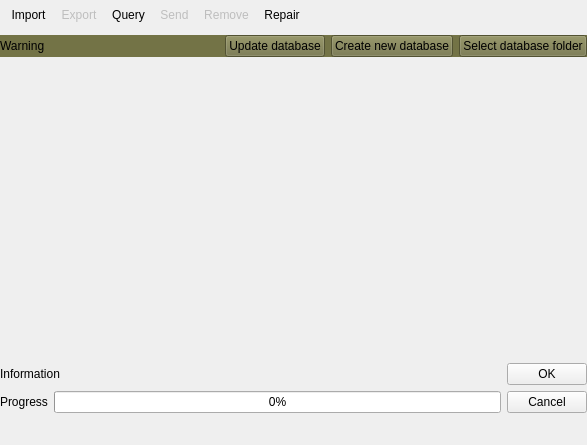
<?xml version="1.0" encoding="UTF-8"?>
<ui version="4.0">
 <class>ctkDICOMBrowser</class>
 <widget class="QWidget" name="ctkDICOMBrowser">
  <property name="geometry">
   <rect>
    <x>0</x>
    <y>0</y>
    <width>587</width>
    <height>445</height>
   </rect>
  </property>
  <property name="sizePolicy">
   <sizepolicy hsizetype="Preferred" vsizetype="Preferred">
    <horstretch>0</horstretch>
    <verstretch>0</verstretch>
   </sizepolicy>
  </property>
  <property name="windowTitle">
   <string>CTK DICOM Browser</string>
  </property>
  <layout class="QVBoxLayout" name="verticalLayout_2">
   <property name="leftMargin">
    <number>0</number>
   </property>
   <property name="topMargin">
    <number>0</number>
   </property>
   <property name="rightMargin">
    <number>0</number>
   </property>
   <property name="bottomMargin">
    <number>0</number>
   </property>
   <item>
    <widget class="QToolBar" name="ToolBar">
     <property name="windowTitle">
      <string>toolBar</string>
     </property>
     <property name="floatable">
      <bool>true</bool>
     </property>
     <addaction name="ActionImport"/>
     <addaction name="ActionExport"/>
     <addaction name="ActionQuery"/>
     <addaction name="ActionSend"/>
     <addaction name="ActionRemove"/>
     <addaction name="ActionRepair"/>
    </widget>
   </item>
   <item>
    <widget class="QFrame" name="DatabaseDirectoryProblemFrame">
     <property name="styleSheet">
      <string notr="true">background-color: rgb(115, 115, 70);</string>
     </property>
     <property name="frameShape">
      <enum>QFrame::NoFrame</enum>
     </property>
     <layout class="QHBoxLayout" name="horizontalLayout_2">
      <property name="leftMargin">
       <number>0</number>
      </property>
      <property name="topMargin">
       <number>0</number>
      </property>
      <property name="rightMargin">
       <number>0</number>
      </property>
      <property name="bottomMargin">
       <number>0</number>
      </property>
      <item>
       <widget class="QLabel" name="DatabaseDirectoryProblemLabel">
        <property name="sizePolicy">
         <sizepolicy hsizetype="Expanding" vsizetype="Preferred">
          <horstretch>0</horstretch>
          <verstretch>0</verstretch>
         </sizepolicy>
        </property>
        <property name="text">
         <string>Warning</string>
        </property>
       </widget>
      </item>
      <item>
       <widget class="QPushButton" name="UpdateDatabaseButton">
        <property name="text">
         <string>Update database</string>
        </property>
       </widget>
      </item>
      <item>
       <widget class="QPushButton" name="CreateNewDatabaseButton">
        <property name="text">
         <string>Create new database</string>
        </property>
       </widget>
      </item>
      <item>
       <widget class="QPushButton" name="SelectDatabaseDirectoryButton">
        <property name="text">
         <string>Select database folder</string>
        </property>
       </widget>
      </item>
     </layout>
    </widget>
   </item>
   <item>
    <layout class="QHBoxLayout" name="QueryLayout" stretch="0">
     <property name="spacing">
      <number>0</number>
     </property>
     <property name="leftMargin">
      <number>0</number>
     </property>
     <property name="rightMargin">
      <number>0</number>
     </property>
     <item>
      <widget class="ctkDICOMTableManager" name="dicomTableManager" native="true">
       <property name="sizePolicy">
        <sizepolicy hsizetype="Preferred" vsizetype="Expanding">
         <horstretch>0</horstretch>
         <verstretch>0</verstretch>
        </sizepolicy>
       </property>
       <property name="dynamicTableLayout" stdset="0">
        <bool>true</bool>
       </property>
       <property name="m_DynamicLayout" stdset="0">
        <bool>true</bool>
       </property>
      </widget>
     </item>
    </layout>
   </item>
   <item>
    <widget class="QFrame" name="InformationMessageFrame">
     <property name="frameShape">
      <enum>QFrame::NoFrame</enum>
     </property>
     <property name="frameShadow">
      <enum>QFrame::Plain</enum>
     </property>
     <layout class="QHBoxLayout" name="horizontalLayout">
      <property name="leftMargin">
       <number>0</number>
      </property>
      <property name="topMargin">
       <number>0</number>
      </property>
      <property name="rightMargin">
       <number>0</number>
      </property>
      <property name="bottomMargin">
       <number>0</number>
      </property>
      <item>
       <widget class="QLabel" name="InformationMessageLabel">
        <property name="sizePolicy">
         <sizepolicy hsizetype="Expanding" vsizetype="Preferred">
          <horstretch>0</horstretch>
          <verstretch>0</verstretch>
         </sizepolicy>
        </property>
        <property name="text">
         <string>Information</string>
        </property>
       </widget>
      </item>
      <item>
       <widget class="QPushButton" name="InformationMessageDismissButton">
        <property name="text">
         <string>OK</string>
        </property>
       </widget>
      </item>
     </layout>
    </widget>
   </item>
   <item>
    <widget class="QFrame" name="ProgressFrame">
     <property name="frameShape">
      <enum>QFrame::NoFrame</enum>
     </property>
     <property name="frameShadow">
      <enum>QFrame::Plain</enum>
     </property>
     <layout class="QGridLayout" name="gridLayout">
      <property name="leftMargin">
       <number>0</number>
      </property>
      <property name="topMargin">
       <number>0</number>
      </property>
      <property name="rightMargin">
       <number>0</number>
      </property>
      <property name="bottomMargin">
       <number>0</number>
      </property>
      <item row="0" column="1">
       <widget class="QProgressBar" name="ProgressBar">
        <property name="value">
         <number>0</number>
        </property>
       </widget>
      </item>
      <item row="0" column="2">
       <widget class="QPushButton" name="ProgressCancelButton">
        <property name="text">
         <string>Cancel</string>
        </property>
       </widget>
      </item>
      <item row="0" column="0">
       <widget class="QLabel" name="ProgressLabel">
        <property name="sizePolicy">
         <sizepolicy hsizetype="Preferred" vsizetype="Preferred">
          <horstretch>0</horstretch>
          <verstretch>0</verstretch>
         </sizepolicy>
        </property>
        <property name="text">
         <string>Progress</string>
        </property>
       </widget>
      </item>
      <item row="1" column="0" colspan="3">
       <widget class="QLineEdit" name="ProgressDetailLineEdit">
        <property name="enabled">
         <bool>false</bool>
        </property>
        <property name="maxLength">
         <number>300</number>
        </property>
        <property name="frame">
         <bool>false</bool>
        </property>
        <property name="readOnly">
         <bool>true</bool>
        </property>
       </widget>
      </item>
     </layout>
    </widget>
   </item>
   <item>
    <widget class="ctkDirectoryButton" name="DirectoryButton" native="true"/>
   </item>
  </layout>
  <action name="ActionImport">
   <property name="text">
    <string>Import</string>
   </property>
   <property name="toolTip">
    <string>Import a DICOM file or folder</string>
   </property>
  </action>
  <action name="ActionExport">
   <property name="enabled">
    <bool>false</bool>
   </property>
   <property name="text">
    <string>Export</string>
   </property>
   <property name="toolTip">
    <string>Export selected series to a DICOM folder</string>
   </property>
  </action>
  <action name="ActionQuery">
   <property name="text">
    <string>Query</string>
   </property>
   <property name="toolTip">
    <string>Query and retrieve studies from a DICOM server</string>
   </property>
  </action>
  <action name="ActionSend">
   <property name="enabled">
    <bool>false</bool>
   </property>
   <property name="text">
    <string>Send</string>
   </property>
   <property name="toolTip">
    <string>Send selected series to DICOM server</string>
   </property>
  </action>
  <action name="ActionRemove">
   <property name="enabled">
    <bool>false</bool>
   </property>
   <property name="text">
    <string>Remove</string>
   </property>
   <property name="toolTip">
    <string>Remove selected series from database</string>
   </property>
  </action>
  <action name="ActionRepair">
   <property name="enabled">
    <bool>true</bool>
   </property>
   <property name="text">
    <string>Repair</string>
   </property>
   <property name="toolTip">
    <string>Check whether all the files associated with images in the local Database are available on the disk.</string>
   </property>
  </action>
 </widget>
 <customwidgets>
  <customwidget>
   <class>ctkDICOMTableManager</class>
   <extends>QWidget</extends>
   <header>ctkDICOMTableManager.h</header>
   <container>1</container>
  </customwidget>
  <customwidget>
   <class>ctkDirectoryButton</class>
   <extends>QWidget</extends>
   <header>ctkDirectoryButton.h</header>
   <container>1</container>
   <slots>
    <signal>directoryChanged(QString)</signal>
   </slots>
  </customwidget>
 </customwidgets>
 <resources/>
 <connections>
  <connection>
   <sender>ActionImport</sender>
   <signal>triggered(bool)</signal>
   <receiver>ctkDICOMBrowser</receiver>
   <slot>openImportDialog()</slot>
   <hints>
    <hint type="sourcelabel">
     <x>-1</x>
     <y>-1</y>
    </hint>
    <hint type="destinationlabel">
     <x>319</x>
     <y>239</y>
    </hint>
   </hints>
  </connection>
  <connection>
   <sender>ActionExport</sender>
   <signal>triggered(bool)</signal>
   <receiver>ctkDICOMBrowser</receiver>
   <slot>openExportDialog()</slot>
   <hints>
    <hint type="sourcelabel">
     <x>-1</x>
     <y>-1</y>
    </hint>
    <hint type="destinationlabel">
     <x>319</x>
     <y>239</y>
    </hint>
   </hints>
  </connection>
  <connection>
   <sender>ActionQuery</sender>
   <signal>triggered(bool)</signal>
   <receiver>ctkDICOMBrowser</receiver>
   <slot>openQueryDialog()</slot>
   <hints>
    <hint type="sourcelabel">
     <x>-1</x>
     <y>-1</y>
    </hint>
    <hint type="destinationlabel">
     <x>319</x>
     <y>239</y>
    </hint>
   </hints>
  </connection>
  <connection>
   <sender>ActionRemove</sender>
   <signal>triggered()</signal>
   <receiver>ctkDICOMBrowser</receiver>
   <slot>onRemoveAction()</slot>
   <hints>
    <hint type="sourcelabel">
     <x>-1</x>
     <y>-1</y>
    </hint>
    <hint type="destinationlabel">
     <x>391</x>
     <y>303</y>
    </hint>
   </hints>
  </connection>
  <connection>
   <sender>ActionRepair</sender>
   <signal>triggered()</signal>
   <receiver>ctkDICOMBrowser</receiver>
   <slot>onRepairAction()</slot>
   <hints>
    <hint type="sourcelabel">
     <x>-1</x>
     <y>-1</y>
    </hint>
    <hint type="destinationlabel">
     <x>400</x>
     <y>303</y>
    </hint>
   </hints>
  </connection>
  <connection>
   <sender>ActionSend</sender>
   <signal>triggered()</signal>
   <receiver>ctkDICOMBrowser</receiver>
   <slot>openSendDialog()</slot>
   <hints>
    <hint type="sourcelabel">
     <x>-1</x>
     <y>-1</y>
    </hint>
    <hint type="destinationlabel">
     <x>291</x>
     <y>222</y>
    </hint>
   </hints>
  </connection>
 </connections>
 <slots>
  <slot>openImportDialog()</slot>
  <slot>openExportDialog()</slot>
  <slot>openQueryDialog()</slot>
  <slot>openSendDialog()</slot>
  <slot>onDatabaseDirectoryChaged(QString)</slot>
  <slot>onNextImage()</slot>
  <slot>onPreviousImage()</slot>
  <slot>onNextSeries()</slot>
  <slot>onPreviousSeries()</slot>
  <slot>onNextStudy()</slot>
  <slot>onPreviousStudy()</slot>
  <slot>onAutoPlayCheckboxStateChanged(int)</slot>
  <slot>onThumbnailWidthSliderValueChanged(int)</slot>
  <slot>onRemoveAction()</slot>
 </slots>
</ui>
